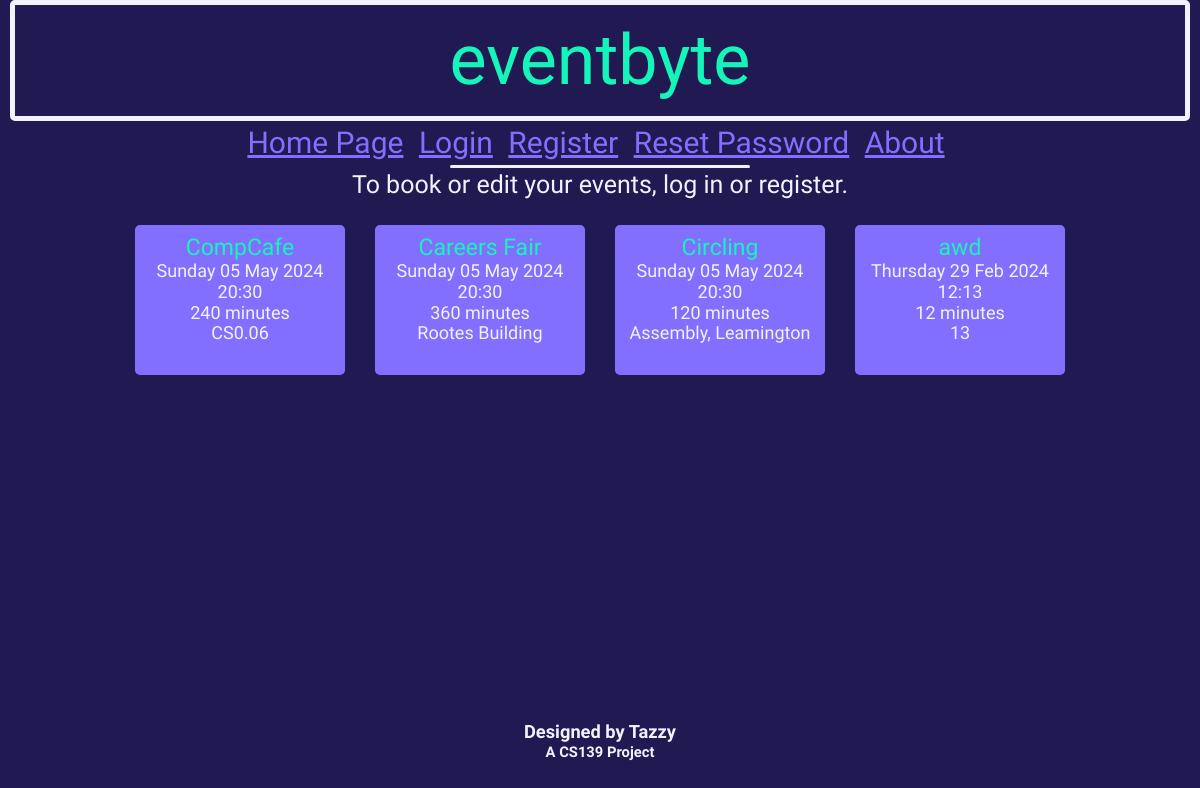
Page /home on the earlier database version.
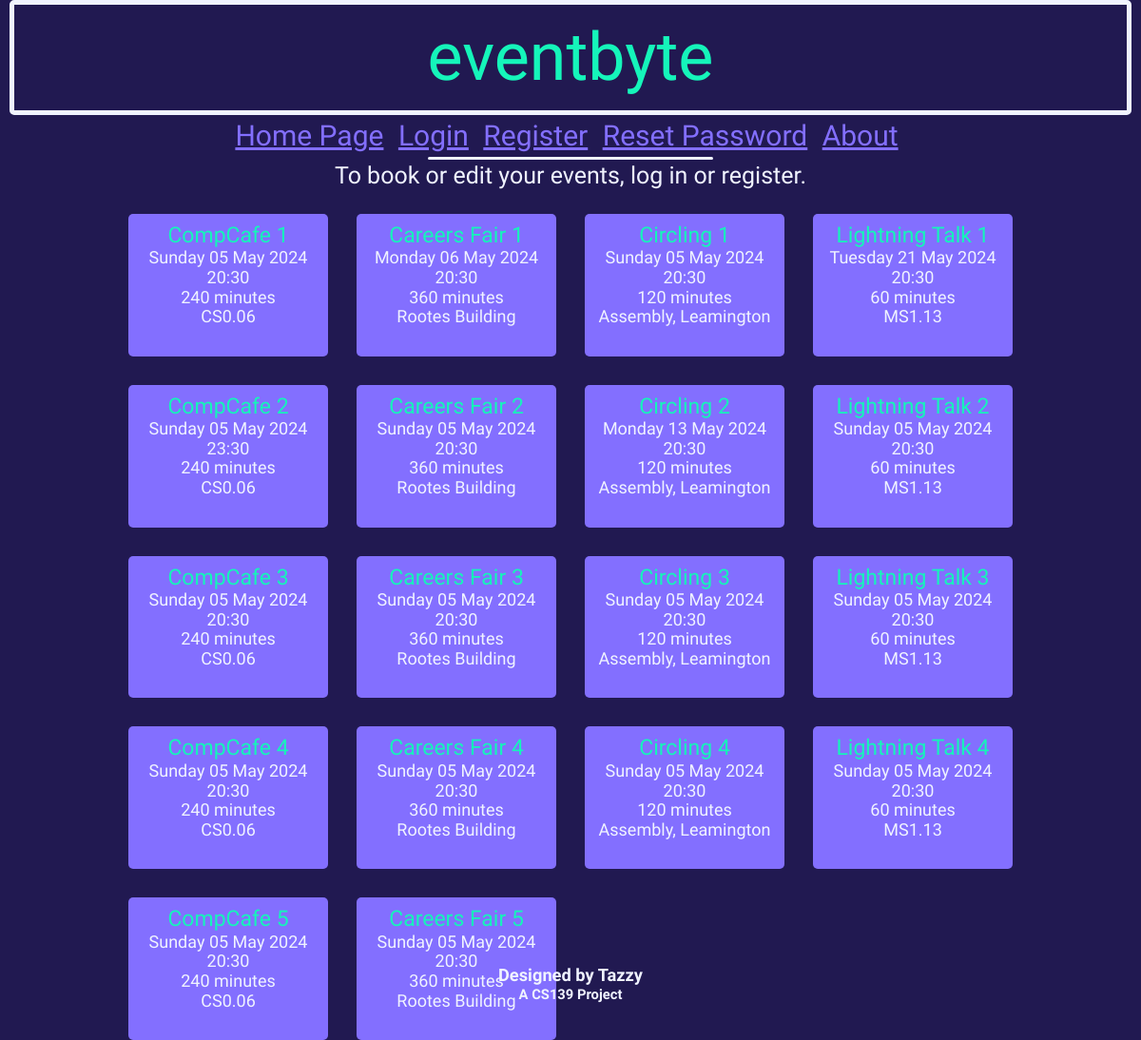
Same page on the later database version.
### db_definition.py (models this page shows, shortened)
class Event(db.Model):
    __tablename__ = "events"
    event_id = db.Column(db.Integer, primary_key = True)
    name = db.Column(db.String(20))
    dateTime = db.Column(db.DateTime)
    duration = db.Column(db.Integer) # Minutes
    capacity = db.Column(db.Integer)
    ticketsSold = db.Column(db.Integer)
    location = db.Column(db.String(50))

### eventbyte.py (the view)
@app.route('/home')
def home():
    updateTickets()
    events=Event.query.all()
    return render_template('home.html', events=events, currTime = datetime.datetime.now())

### eventbyte.py (called while the page is built)
def updateTickets():
    events = Event.query.all()
    for event in events:
        ticketNum = db.session.query(Ticket).where(Ticket.event_id == event.event_id, Ticket.status == "Upcoming").count()
        event.ticketsSold = ticketNum
        if event.ticketsSold >= (0.95 * event.capacity):
            sendEmail(user=User.query.filter_by(userClass="super").first(), event=event, EVENTNEARFULL=True)
        if event.dateTime <= datetime.datetime.now():
            tickets = db.session.query(Ticket).where(Ticket.event_id == event.event_id)
            for ticket in tickets:
                ticket.status = "Completed"
    db.session.commit()

### templates/home.html
{% extends 'base.html' %}
{% block heading %}
    {% if current_user.is_authenticated %}
        <div class="title subtitle">
            Welcome, {{ current_user.username }}
        </div>
    {% else %}
        <div class="title" id="mainTitle">
            eventbyte
        </div>
    {% endif %}
{% endblock %}
{% block content %}
    {% with messages = get_flashed_messages() %}
        {% if messages %}
        <div class="loginFlashes">
            {% for message in messages %}
            <p> {{ message }} </p>
            {% endfor %}
        </div>
        {% else %}
            {% if not current_user.is_authenticated %}
                <h3 class="standardContent" style="text-align: center; margin-top: 3px;">To book or edit your events, log in or register.</h3>
            {% else %}
                <br>
            {% endif %}
        {% endif %}
    {% endwith %}
    {% include "eventList.html" %}
{% endblock %}

### templates/eventList.html (shortened to what this page needs)
<div class="eventsList">
    {% for event in events %}
        {% if event.dateTime > currTime %}
            <div class="event">
                <a href="/viewEvent?eventid={{event.event_id}}" style="text-decoration: none;"><span class="titleRef" style="font-size: 23px;">{{ event.name }}</span></a><br>
                {{ event.dateTime.strftime('%A') }} {{ event.dateTime.strftime('%d') }} {{ event.dateTime.strftime('%b') }} {{ event.dateTime.strftime('%Y') }}<br>
                {{ event.dateTime.strftime('%H') }}:{{ event.dateTime.strftime('%M') }}<br>
                {{ event.duration }} minutes<br>
                {{ event.location }}<br>
                {% if current_user.userClass == "super" %}
                    {{ event.capacity - event.ticketsSold }} seats left<br><br>
                {% elif event.ticketsSold == event.capacity %}
                    <span style="color: red;"><strong>SOLD OUT</strong></span><br>
                {% elif (event.ticketsSold >= (0.95 * event.capacity)) %}
                    <span style="color: red;"><strong>TICKETS LOW</strong></span><br>{{event.capacity - event.ticketsSold}} tickets left.<br>
                {% else %}
                    <br>
                {% endif %}
            </div>
        {% endif %}
    {% endfor %}
</div>

Differences in the rows shown:
changed Event: name "CompCafe" → "CompCafe 1"
changed Event: name "Careers Fair" → "Careers Fair 1"; dateTime "Sunday" → "Monday"; dateTime "05" → "06"
changed Event: name "Circling" → "Circling 1"
changed Event: name "awd" → "Lightning Talk 1"; dateTime "Thursday" → "Tuesday"; dateTime "29" → "21"; dateTime "Feb" → "May"; dateTime "12" → "20"; dateTime "13" → "30"; duration "12" → "60"; location "13" → "MS1.13"
added Event: name "CompCafe 2", dateTime "Sunday", dateTime "05", dateTime "May", dateTime "2024", dateTime "23", dateTime "30", duration "240", location "CS0.06"
added Event: name "Careers Fair 2", dateTime "Sunday", dateTime "05", dateTime "May", dateTime "2024", dateTime "20", dateTime "30", duration "360", location "Rootes Building"
added Event: name "Circling 2", dateTime "Monday", dateTime "13", dateTime "May", dateTime "2024", dateTime "20", dateTime "30", duration "120", location "Assembly, Leamington"
added Event: name "Lightning Talk 2", dateTime "Sunday", dateTime "05", dateTime "May", dateTime "2024", dateTime "20", dateTime "30", duration "60", location "MS1.13"
added Event: name "CompCafe 3", dateTime "Sunday", dateTime "05", dateTime "May", dateTime "2024", dateTime "20", dateTime "30", duration "240", location "CS0.06"
added Event: name "Careers Fair 3", dateTime "Sunday", dateTime "05", dateTime "May", dateTime "2024", dateTime "20", dateTime "30", duration "360", location "Rootes Building"
added Event: name "Circling 3", dateTime "Sunday", dateTime "05", dateTime "May", dateTime "2024", dateTime "20", dateTime "30", duration "120", location "Assembly, Leamington"
added Event: name "Lightning Talk 3", dateTime "Sunday", dateTime "05", dateTime "May", dateTime "2024", dateTime "20", dateTime "30", duration "60", location "MS1.13"
added Event: name "CompCafe 4", dateTime "Sunday", dateTime "05", dateTime "May", dateTime "2024", dateTime "20", dateTime "30", duration "240", location "CS0.06"
added Event: name "Careers Fair 4", dateTime "Sunday", dateTime "05", dateTime "May", dateTime "2024", dateTime "20", dateTime "30", duration "360", location "Rootes Building"
added Event: name "Circling 4", dateTime "Sunday", dateTime "05", dateTime "May", dateTime "2024", dateTime "20", dateTime "30", duration "120", location "Assembly, Leamington"
added Event: name "Lightning Talk 4", dateTime "Sunday", dateTime "05", dateTime "May", dateTime "2024", dateTime "20", dateTime "30", duration "60", location "MS1.13"
added Event: name "CompCafe 5", dateTime "Sunday", dateTime "05", dateTime "May", dateTime "2024", dateTime "20", dateTime "30", duration "240", location "CS0.06"
added Event: name "Careers Fair 5", dateTime "Sunday", dateTime "05", dateTime "May", dateTime "2024", dateTime "20", dateTime "30", duration "360", location "Rootes Building"
